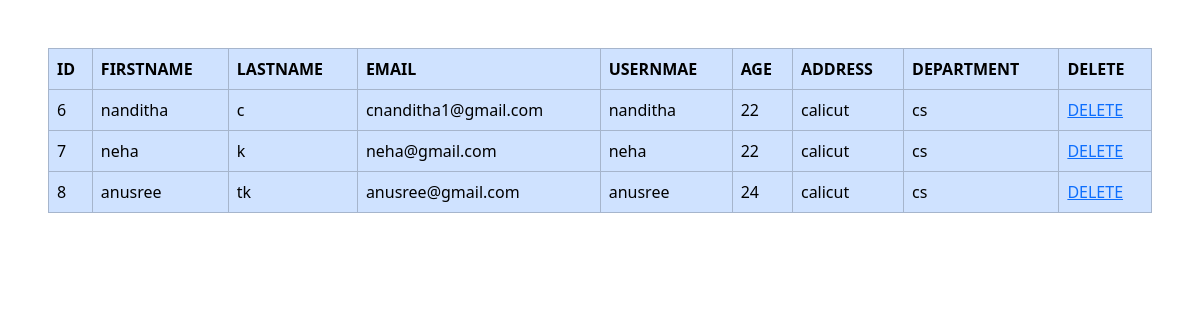
/viewteacher, run on the app's committed database.
### collegeapp/models.py (models this page shows)
class Teacher(models.Model):
    Depid=models.ForeignKey(Department,on_delete=models.CASCADE)
    Tid=models.ForeignKey(User,on_delete=models.CASCADE)
    Age=models.IntegerField()
    Address=models.CharField(max_length=100)
    Qulification=models.CharField(max_length=100)

class User(AbstractUser):
    usertype=models.CharField(max_length=50)

class Department(models.Model):
    Dep_Name=models.CharField(max_length=100)

### collegeapp/views.py (the view)
# urls.py: path('viewteacher',views.viewteacher,name='viewteacher'),
def viewteacher(request):
    x=Teacher.objects.all()
    return render(request,'viewteacher.html',{'x1':x})

### collegeapp/templates/viewteacher.html (shortened to what this page needs)
<!DOCTYPE html>
<html lang="en">
<head>
    <link href="https://cdn.jsdelivr.net/npm/bootstrap@5.3.3/dist/css/bootstrap.min.css" rel="stylesheet">
</head>
<body>
    <div class="conatiner m-5">
        <table class="table table-bordered table-primary">
            <tr>
                <th>ID</th>
                <th>FIRSTNAME</th>
                <th>LASTNAME</th>
                <th>EMAIL</th>
                <th>USERNMAE</th>
                <th>AGE</th>
                <th>ADDRESS</th>
                <th>DEPARTMENT</th>
                <th>DELETE</th>
            </tr>
             {% for i in x1 %}
             <tr>
                <td>{{i.id}}</td>
                <td>{{i.Tid.first_name}}</td>
                <td>{{i.Tid.last_name}}</td>
                <td>{{i.Tid.email}}</td>
                <td>{{i.Tid.username}}</td>
                <td>{{i.Age}}</td>
                <td>{{i.Address}}</td>
                <td>{{i.Depid.Dep_Name}}</td>
                <td><a href="deleteteacher/{{i.Tid_id}}">DELETE</a></td>
             </tr>
             {% endfor %}
        </table>
    </div>
</body>
</html>

### data on the page
Teacher: id "6", Tid.first_name "nanditha", Tid.last_name "c", Tid.email "cnanditha1@gmail.com", Tid.username "nanditha", Age "22", Address "calicut", Depid.Dep_Name "cs"
Teacher: id "7", Tid.first_name "neha", Tid.last_name "k", Tid.email "neha@gmail.com", Tid.username "neha", Age "22", Address "calicut", Depid.Dep_Name "cs"
Teacher: id "8", Tid.first_name "anusree", Tid.last_name "tk", Tid.email "anusree@gmail.com", Tid.username "anusree", Age "24", Address "calicut", Depid.Dep_Name "cs"
